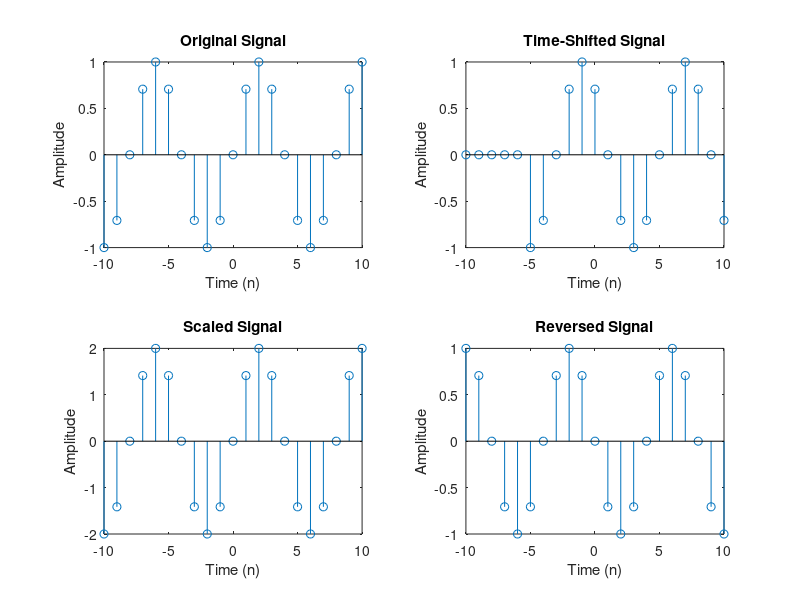

Reproduce this figure in MATLAB.
% Create a time vector
n = -10:10;

% Define the original signal
x = sin(pi*n/4);

% Define the time shift
n_shift = 5;

% Define the scaling factor
scale_factor = 2;

% Reverse the signal
x_reverse = x(end:-1:1);

% Shift the signal in time
x_shift = [zeros(1,n_shift) x(1:end-n_shift)];

% Scale the signal
x_scale = scale_factor * x;

% Plot the signals
subplot(2,2,1)
stem(n,x)
xlabel('Time (n)')
ylabel('Amplitude')
title('Original Signal')

subplot(2,2,2)
stem(n,x_shift)
xlabel('Time (n)')
ylabel('Amplitude')
title('Time-Shifted Signal')

subplot(2,2,3)
stem(n,x_scale)
xlabel('Time (n)')
ylabel('Amplitude')
title('Scaled Signal')

subplot(2,2,4)
stem(n,x_reverse)
xlabel('Time (n)')
ylabel('Amplitude')
title('Reversed Signal')
